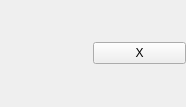
<?xml version="1.0" encoding="UTF-8"?>
<ui version="4.0">
 <class>ColorWidget</class>
 <widget class="QWidget" name="ColorWidget">
  <property name="geometry">
   <rect>
    <x>0</x>
    <y>0</y>
    <width>186</width>
    <height>107</height>
   </rect>
  </property>
  <property name="sizePolicy">
   <sizepolicy hsizetype="Preferred" vsizetype="Fixed">
    <horstretch>0</horstretch>
    <verstretch>0</verstretch>
   </sizepolicy>
  </property>
  <property name="windowTitle">
   <string>Form</string>
  </property>
  <property name="autoFillBackground">
   <bool>true</bool>
  </property>
  <layout class="QHBoxLayout" name="horizontalLayout">
   <property name="spacing">
    <number>0</number>
   </property>
   <property name="leftMargin">
    <number>0</number>
   </property>
   <property name="topMargin">
    <number>0</number>
   </property>
   <property name="rightMargin">
    <number>0</number>
   </property>
   <property name="bottomMargin">
    <number>0</number>
   </property>
   <item>
    <widget class="QPushButton" name="colorButton">
     <property name="autoFillBackground">
      <bool>true</bool>
     </property>
     <property name="text">
      <string/>
     </property>
     <property name="flat">
      <bool>true</bool>
     </property>
    </widget>
   </item>
   <item>
    <widget class="QPushButton" name="clearButton">
     <property name="text">
      <string>X</string>
     </property>
    </widget>
   </item>
  </layout>
 </widget>
 <resources/>
 <connections/>
</ui>
